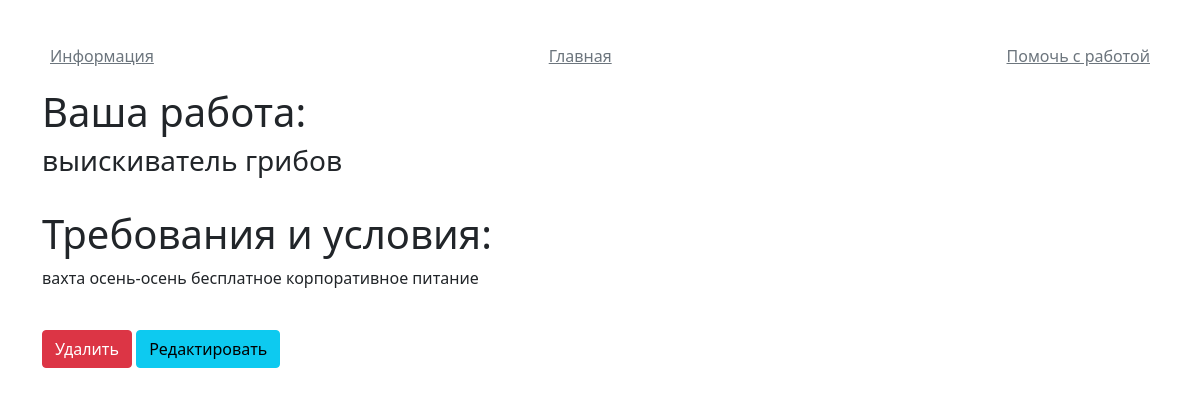
Page /4/details on the committed database.
### main/models.py (models this page shows, shortened)
class Job(models.Model):
    title = models.CharField('Title', max_length=50) #до 255 символов?
    task = models.TextField('Description')
    class Meta:
        verbose_name= 'Вакансия'
        verbose_name_plural = 'Вакансии'

### main/views.py (the view)
# urls.py: path('<int:pk>/details', views.Details.as_view(), name='details'),
class Details(DetailView):
    model = Job
    template_name = 'main/details.html'
    context_object_name = 'job'

### main/templates/main/details.html (shortened to what this page needs)
{% extends 'main/base.html' %}
{% block content %}
   <div class="features">
       <h1>
           Ваша работа:</h1> <h3>{{ job.title }}</h3><br>
       <h1>Требования и условия:</h1> <p>{{ job.task }}</p><br>
       <a href="{% url 'delete' job.id%}" class="btn btn-danger">Удалить</a>
       <a href="{% url 'update' job.id%}" class="btn btn-info">Редактировать</a>
   </div>
{% endblock %}

### rows in the picture
Job: title "выискиватель грибов", task "вахта осень-осень бесплатное корпоративное питание"
